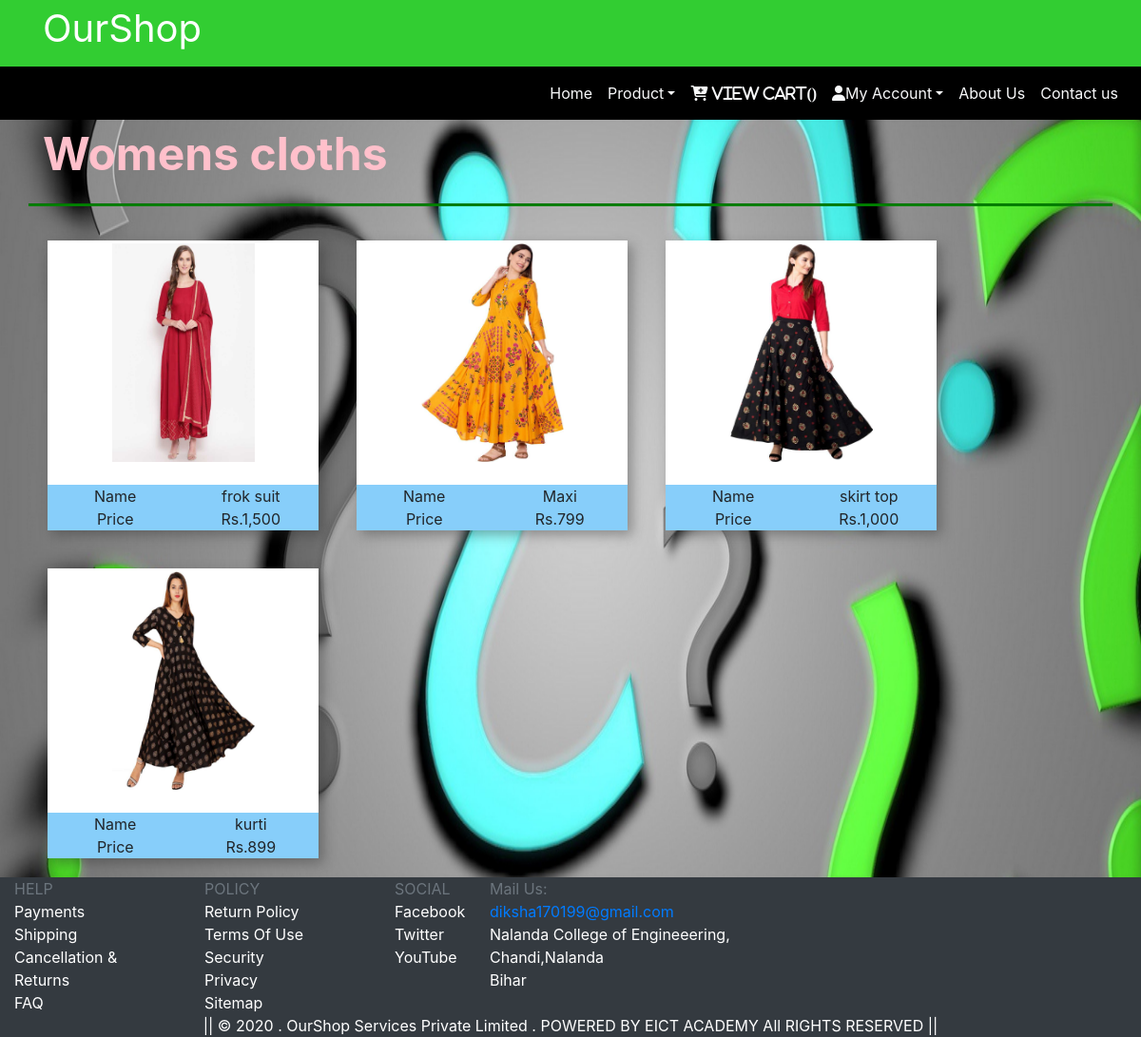
Page /frontend/womens_store.php (signed in) on the committed database.
### tables this page shows
CREATE TABLE IF NOT EXISTS `womens_store` (
  `pid` int(30) NOT NULL,
  `pname` varchar(30) NOT NULL,
  `ptype` varchar(30) NOT NULL,
  `pprice` varchar(30) NOT NULL,
  `pimage` varchar(30) NOT NULL,
  PRIMARY KEY (`pid`)
);

### frontend/womens_store.php (the view, shortened to what this page needs)
<!DOCTYPE html>
<html>
    <head>
        <link rel="stylesheet" href="https://stackpath.bootstrapcdn.com/bootstrap/4.5.0/css/bootstrap.min.css">
        <link rel="stylesheet" type="text/css" href="https://cdnjs.cloudflare.com/ajax/libs/font-awesome/4.7.0/css/font-awesome.min.css">
    </head>
    <body style="background-image: url('../mobile/page.jpg');background-repeat: no-repeat;background-size: 100% 100%">
        <?php include 'header2.php';?>
        <?php include 'menu.php';?>
        <div class="content-wrapper">
            <div class="container">
                <div class="row"><div class="col-md-12">
                        <strong><font size="10px" color="pink">Womens cloths</font></strong></div>
                     <hr style="background-color:green;width:100%;height:2px">
                    </div>
                <div id="t3" class="row-style">
                <?php
                $result=mysql_query("select * from womens_store where ptype='cloth'");
                if(mysql_affected_rows()>0){
                    $x=1;
                    while($r=mysql_fetch_assoc($result)){
                        if($x==1)
                            echo "<div class='row'>";
                            echo "<div class='col-sm-3 slider-box'>";
                        echo "<div class='row'>";
                        echo "<div class='col-sm-12 text-center img-box' style='padding-top:3px;background-color:steelgrey'><a href='womens_store.php?pid=$r[pid]'><img src='../$r[pimage]' height='230' width='150'/></a></div>";
                        echo "</div>";
                        echo "<br>";
                        echo "<div class='row' style='background-color:lightskyblue'>";
                        echo "<div class='col-sm-6 text-center'>Name</div>"; echo "<div class='col-sm-6 text-center'>$r[pname]</div>";
                        echo "</div>";
                        echo "<div class='row' style='background-color:lightskyblue'>";
                        echo "<div class='col-sm-6 text-center'>Price</div>"; echo "<div class='col-sm-6 text-center'>$r[pprice]</div>";
                        echo "</div>";
                        echo "</div>";
                        $x++;
                        if($x==4){
                            echo "</div>";
                        $x=1;
                    }
                }
                }
            ?>
                </div>
        </div>
    </div>
        <?php include 'footer.php';?>
    </body>
</html>

### frontend/header2.php
<div class="col-md-12" style="background-color:limegreen;height:70px;color:white;font-size:40px;"><span style="padding-top:30px;padding-left:30px" >OurShop</span>
</div>

### frontend/menu.php (shortened to what this page needs)
<nav class="navbar navbar-expand-sm navbar-dark fixed" style="background-color: black">
            <div class="collapse navbar-collapse" id="navbarSupportedContent">
                <ul class="navbar-nav ml-auto">
                    <li class="nav-item ">
                        <a class="nav-link text-light" href="home.php" style="color:white"><span > Home</span></a>
                    </li>
                    <li class="nav-item dropdown">
                        <a class="nav-link dropdown-toggle text-light" href="#" id="navbarDropdown" role="button" data-toggle="dropdown" aria-haspopup="true" aria-expanded="false">Product</a>
                    </li>
                    <li class="nav-item">
                        <a class="nav-link text-light" href="view_cart.php"><span class="fas fa-cart-plus"> View cart(<?php
                                                ?>)</span></a>
                    </li>
                    <li class="nav-item dropdown">
                        <a class="nav-link dropdown-toggle text-light" href="#" id="navbarDropdown" role="button" data-toggle="dropdown" aria-haspopup="true" aria-expanded="false"><i class="fas fa-user"></i>My Account</a>
                    </li>
                    <li class="nav-item"><a href="about_us.php" style="color:white" class="nav-link text-light"><span >About Us</span></a></li>
                        <li class="nav-item"><a href="contact_us.php" style="color:white" class="nav-link text-light"><span class="glyphicon glyphicon-user">Contact us</span></a></li>
                </ul>
            </div>
        </nav>

### frontend/footer.php
<div class="container-fluid bg-dark">
    <div class="row">
                <div class="col-sm-2">
                    <div class="_18wTSA text-secondary"">HELP</div>
                    <div><a href=""  style="color:white;">Payments</a></div>
                    <div><a href=""  style="color:white;">Shipping</a></div>
                    <div><a href=""  style="color:white;">Cancellation &amp; Returns</a></div>
                    <div><a href=""  style="color:white;">FAQ</a></div>
                </div>
                <div class="col-sm-2">
                    <div class=" text-secondary"">POLICY</div>
                    <div><a href=""  style="color:white;">Return Policy</a></div>
                    <div><a href=""  style="color:white;">Terms Of Use</a></div>
                    <div><a href=""  style="color:white;">Security</a></div>
                    <div><a href=""  style="color:white;">Privacy</a></div>
                    <div><a href=""  style="color:white;">Sitemap</a></div>
                </div>
                <div class="col-sm-1">
                    <div class="text-secondary">SOCIAL</div>
                    <a href=""  style="color:white;">Facebook</a>
                    <a href=""  style="color:white;">Twitter</a>
                    <a href=""  style="color:white;">YouTube</a>
                </div>
                <div class="col-sm-3">
                        <div class="text-secondary"><span>Mail Us:</span></div>
                        <div class="">
                            <a href="https://www.gmail.com" style="text-decoration: none;">diksha170199@gmail.com</a>
                            <p style="color:white">Nalanda College of Engineeering,<br>Chandi,Nalanda<br>Bihar</p>
                        </div>
                </div>
    </div>
    <div class="col-sm-12 text-center" style="color:white;">
         <span>|| &COPY; 2020 . OurShop Services Private Limited . POWERED BY EICT ACADEMY All RIGHTS RESERVED ||</span>
         <br>
    </div>
</div>

### frontend/womens_store.php (style rules this page uses)
.slider-box { margin:20px; //height:350px; position:relative; background-color:#FFFFFF; border-radius: 0px; display:flex; flex-direction:column; justify-content:center; border: rgba(187,187,187,1.00); }
.slider-box { box-shadow:5px 5px 12px rgba(47,47,47,0.40); }

### rows in the picture
womens_store: pimage (picture), pname "frok suit", pprice "Rs.1,500"
womens_store: pimage (picture), pname "Maxi", pprice "Rs.799"
womens_store: pimage (picture), pname "skirt top", pprice "Rs.1,000"
womens_store: pimage (picture), pname "kurti", pprice "Rs.899"
